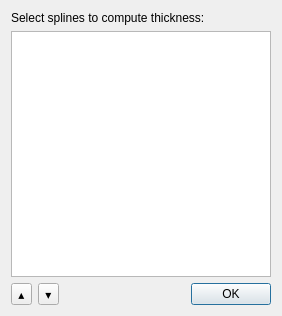
<?xml version="1.0" encoding="UTF-8"?>
<ui version="4.0">
 <class>DialogSelectSplines</class>
 <widget class="QDialog" name="DialogSelectSplines">
  <property name="geometry">
   <rect>
    <x>0</x>
    <y>0</y>
    <width>282</width>
    <height>316</height>
   </rect>
  </property>
  <property name="windowTitle">
   <string>Select splines</string>
  </property>
  <layout class="QVBoxLayout" name="verticalLayout">
   <item>
    <widget class="QLabel" name="label">
     <property name="text">
      <string>Select splines to compute thickness:</string>
     </property>
    </widget>
   </item>
   <item>
    <widget class="QListWidget" name="listWidget">
     <property name="editTriggers">
      <set>QAbstractItemView::NoEditTriggers</set>
     </property>
     <property name="dragDropMode">
      <enum>QAbstractItemView::InternalMove</enum>
     </property>
     <property name="selectionBehavior">
      <enum>QAbstractItemView::SelectItems</enum>
     </property>
    </widget>
   </item>
   <item>
    <layout class="QHBoxLayout" name="horizontalLayout">
     <item>
      <widget class="QToolButton" name="toolButtonUp">
       <property name="text">
        <string>▴</string>
       </property>
      </widget>
     </item>
     <item>
      <widget class="QToolButton" name="toolButtonDown">
       <property name="text">
        <string>▾</string>
       </property>
      </widget>
     </item>
     <item>
      <spacer name="horizontalSpacer">
       <property name="orientation">
        <enum>Qt::Horizontal</enum>
       </property>
       <property name="sizeHint" stdset="0">
        <size>
         <width>40</width>
         <height>20</height>
        </size>
       </property>
      </spacer>
     </item>
     <item>
      <widget class="QPushButton" name="pushButtonOk">
       <property name="text">
        <string>OK</string>
       </property>
      </widget>
     </item>
    </layout>
   </item>
  </layout>
 </widget>
 <resources/>
 <connections/>
</ui>
